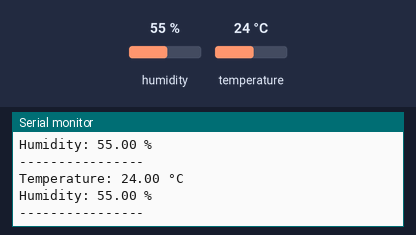
Bench run of a sketch on a simulated Arduino Uno, built with avr-gcc and run on an emulated ATmega328P. Parts: the last lines printed to the serial monitor. The inputs (shaded band) are chosen by the test bench; at power-on: humidity 55 %, temperature 24 °C.

Above: at 2.8 s.
2.9 s: humidity set to 22 %
At 4.9 s:
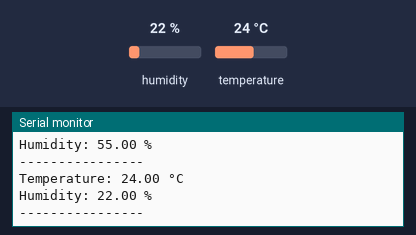
5.6 s: temperature set to 12 °C
At 6.7 s:
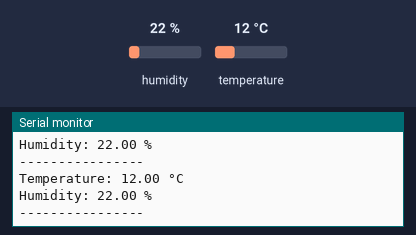
8.3 s: humidity set to 40 %
At 11.4 s:
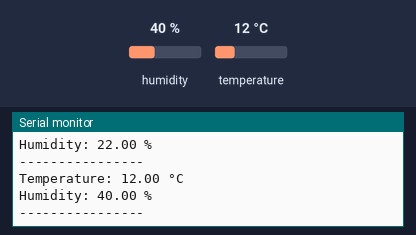
Timing chart, 0 to 12.9 s (numbered marks = the images above; inputs shaded):
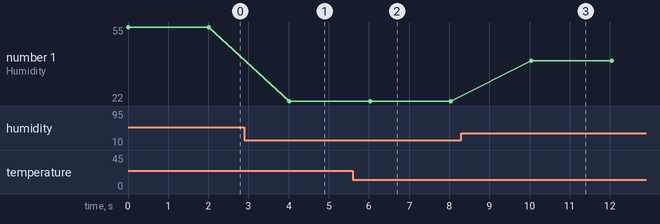

The sketch:

dht_check.ino
```cpp
#include <DHT.h>

#define DHTPIN 4
#define DHTTYPE DHT22

DHT dht(DHTPIN, DHTTYPE);

void setup() {
  Serial.begin(115200);
  dht.begin();

  Serial.println("DHT22 Test Started");
}

void loop() {

  float h = dht.readHumidity();
  float t = dht.readTemperature();

  if (isnan(h) || isnan(t)) {
    Serial.println("DHT22 NOT DETECTED");
  } else {
    Serial.print("Temperature: ");
    Serial.print(t);
    Serial.println(" °C");

    Serial.print("Humidity: ");
    Serial.print(h);
    Serial.println(" %");
  }

  Serial.println("----------------");
  delay(2000);
}
```

Measured:
- after the input at 2.9 s, the serial monitor: prints a new line after 1.1 s (image 1)
- after the input at 5.6 s, the serial monitor: prints a new line after 0.43 s (image 2)
- after the input at 8.3 s, the serial monitor: prints a new line after 1.7 s (image 3)
- plotted number 1: 22 → 40 after the input at 8.3 s
